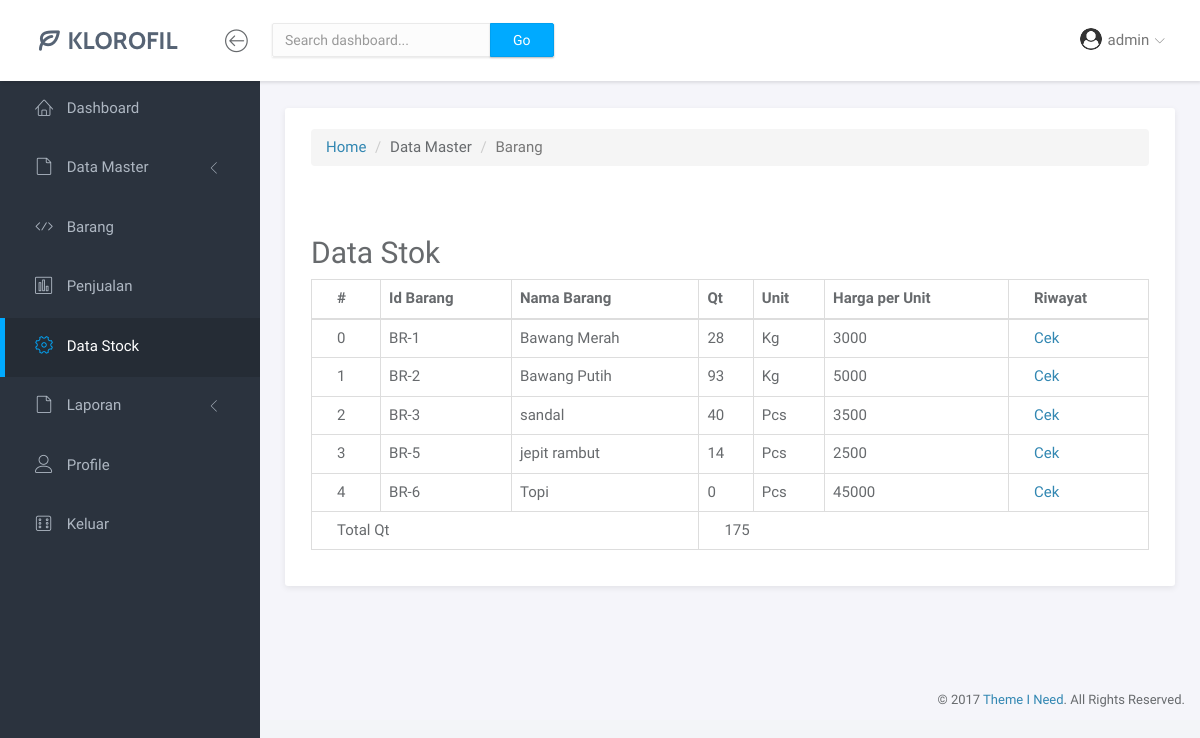
Before: /5-Dashboard-DataStock.php (signed in) with the older database file.
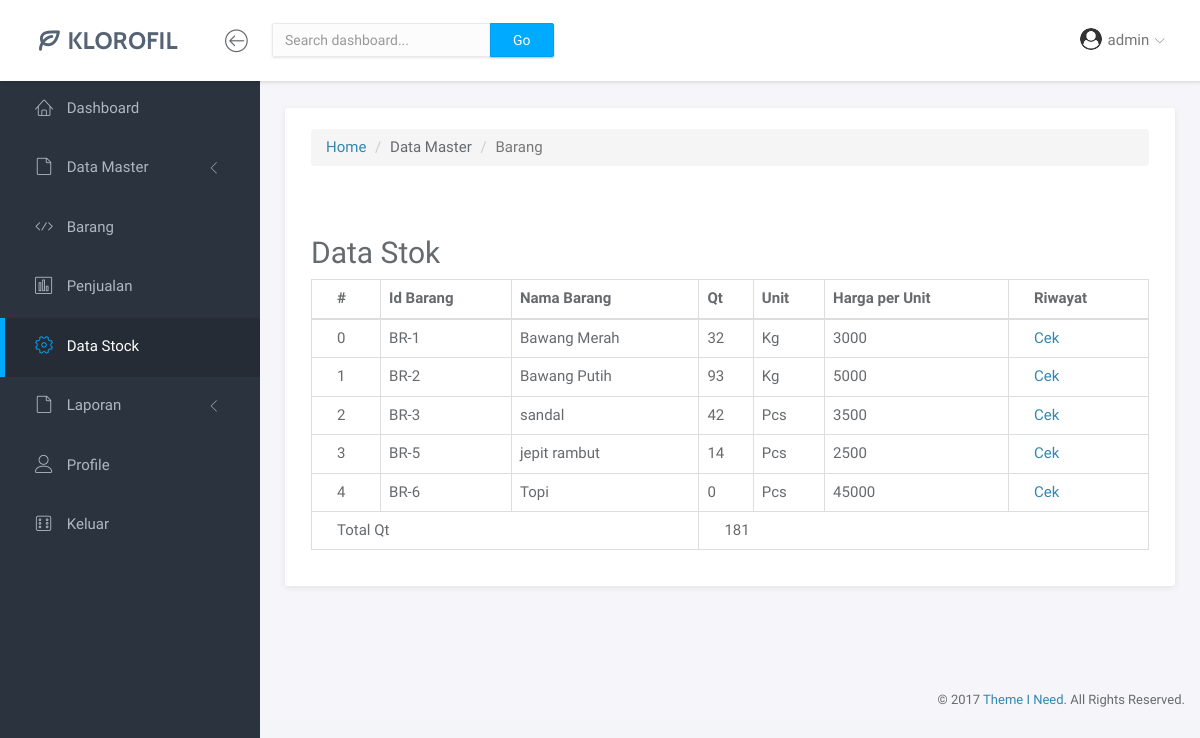
After: the same page with the newer database file.
### tables this page shows
CREATE TABLE `identitas_barang` (
  `Kode_Barang` varchar(12) NOT NULL,
  `Nama_Barang` varchar(30) NOT NULL,
  `Unit` enum('Kg','Pcs') NOT NULL,
  `Harga_Beli` bigint(20) NOT NULL,
  `Harga_Jual` bigint(20) NOT NULL,
  `Quantity` bigint(20) DEFAULT NULL,
  `Total_Quantity` bigint(20) DEFAULT NULL
);

### functions/functions-belibarang.php (called while the page is built, shortened)
<?php
$conn = mysqli_connect("localhost", "root", "", "kpdiana");
function query($query) {
	global $conn;
	$result = mysqli_query($conn, $query);
	$rows = [];
	while( $row = mysqli_fetch_assoc($result) ) {
		$rows[] = $row;
	}
	return $rows;
}
?>

### 5-Dashboard-DataStock.php (the view, shortened to what the changed rows need)
<?php
require 'functions/functions-belibarang.php';
$daftarbarang = query("SELECT * FROM identitas_barang");
?>
<!doctype html>
<html lang="en">
<head>
    <link rel="stylesheet" href="assets/vendor/bootstrap/css/bootstrap.min.css">
    <link rel="stylesheet" href="assets/vendor/fontawesome-free-5.15.3-web/css/all.css">
    <link rel="stylesheet" href="assets/vendor/linearicons/style.css">
    <link rel="stylesheet" href="assets/vendor/chartist/css/chartist-custom.css">
    <link rel="stylesheet" href="assets/css/main.css">
    <link rel="stylesheet" href="assets/css/demo.css">
    <link rel="stylesheet" href="assets/vendor/datatables/jquery.dataTables.min.css">
</head>
<body>
    <div id="wrapper">
        <div class="main">
            <div class="main-content">
                <div class="container-fluid">
                    <div class="panel panel-headline">
                        <div class="panel-body">
                            <div class="row">
                                <div class="col-md-12">
                                    <h2>Data Stok</h2>
                                    <table class="table table-bordered">
                                        <thead>
                                            <tr>
                                                <th>#</th>
                                                <th>Id Barang</th>
                                                <th>Nama Barang</th>
                                                <th>Qt</th>
                                                <th>Unit</th>
                                                <th>Harga per Unit</th>
                                                <th>Riwayat</th>
                                            </tr>
                                        </thead>
                                        <tbody>
                                            <?php $i=0;$totalqt=0; ?>
                                            <?php foreach($daftarbarang as $barang): ?>
                                                <tr>
                                                    <td><?= $i ?></td>
                                                    <td><?= $barang['Kode_Barang'] ?></td>
                                                    <td><?= $barang['Nama_Barang'] ?></td>
                                                    <td><?= $barang['Quantity'] ?></td>
                                                    <td><?= $barang['Unit'] ?></td>
                                                    <td><?= $barang['Harga_Beli'] ?></td>
                                                    <td>
                                                        <a href="5-Dashboard-DataStock-riwayat.php?id=<?= $barang['Kode_Barang'] ?>&barang=<?= $barang['Nama_Barang'] ?>">Cek</a>
                                                    </td>
                                                </tr>
                                                <?php $i++;$totalqt+= (int)$barang['Quantity'];?>
                                            <?php endforeach ?>
                                            <tr>
                                                <td colspan="3">Total Qt</td>
                                                <td colspan="4"><?= $totalqt ?></td>
                                            </tr>
                                        </tbody>
                                    </table>
                                </div>
                            </div>
                        </div>
                    </div>
                </div>
            </div>
        </div>
</body>
</html>

Changed rows visible on the page:
changed identitas_barang "BR-1": Quantity "28" → "32"
changed identitas_barang "BR-3": Quantity "40" → "42"
Other visible differences:
$totalqt: "175" → "181"
